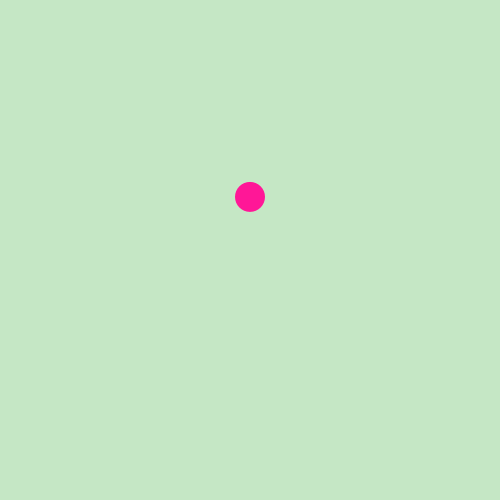
Frame 1 (no input)
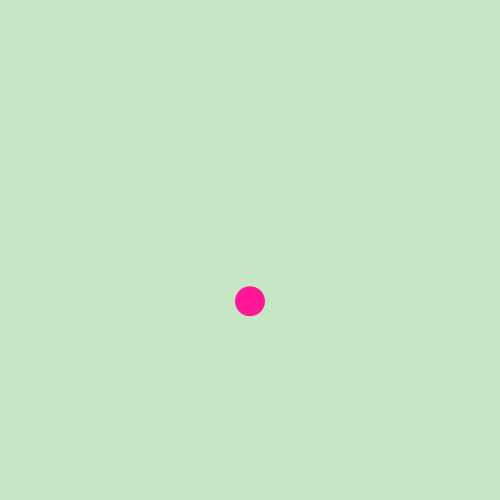
Frame 60 (the mouse pressed at the canvas centre just before this capture)
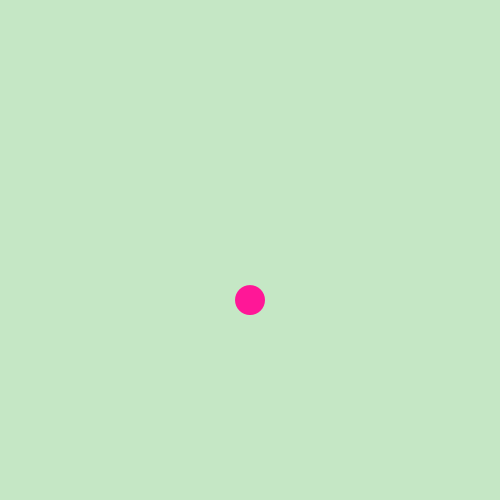
Frame 120 (the mouse held since frame 60 and released just before this capture)

The Processing sketch that drew these frames (run headless with seeded random() and noise(); from frame 60 on, the mouse is pressed at the canvas centre):

// Processing sketch: random_to_noise_slide
// ── random_to_noise_slide.pde
/*
 ITP Unconference Generative Algorithm Workshop by Liu Chang
 1.18.2017 @ITP Unconference, New York
 
 Below is a code example for the exercise section.
 Only for education purpose.
 
 Workshop Repo: github.com/CICILIU/Generative-Algorithm-with-Video-Feed
 Website: www.liuchang.work/
 
 */

float xoffset;

void setup() {
  size(500, 500);
}

void draw() {
  background(197, 231, 197);
  //noise xoffset is a dynamic variable
  float y = map(noise(xoffset),1,0,0,height);
  xoffset = xoffset +  0.01;
  noStroke();
  fill(255,23,151);
  ellipse(width/2, y, 30, 30);
}
